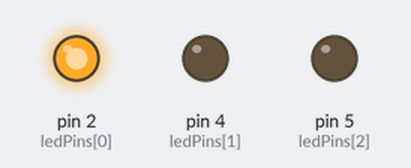
The sketch below on a simulated Arduino Uno, built with avr-gcc and run on an emulated ATmega328P. Parts: output pins drawn as LEDs (lit = HIGH).

Above: at 0.1 s.
At 0.8 s:
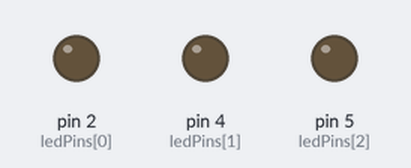
At 2.5 s:
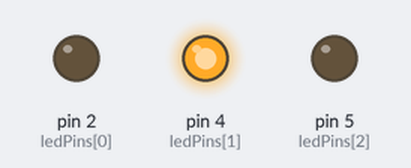
At 4.9 s:
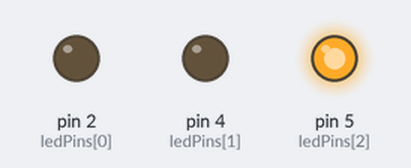
Timing chart, 0 to 5.2 s (numbered marks = the images above):
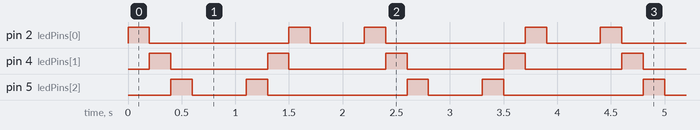

Measured:
- by itself, pin 2 (ledPins[0]): repeats every 2.2 s: LOW 1.3 s, HIGH 0.20 s, LOW 0.50 s, HIGH 0.20 s
- by itself, pin 4 (ledPins[1]): alternates HIGH for 0.20 s and LOW for 0.90 s
- by itself, pin 5 (ledPins[2]): repeats every 2.2 s: LOW 0.50 s, HIGH 0.20 s, LOW 1.3 s, HIGH 0.20 s

The sketch:

Multi_led.ino
```cpp
const int ledPins[] = {2, 4, 5};
const int ledCount = 3;

void setup() {
  for (int index = 0; index < ledCount; index++) {
    pinMode(ledPins[index], OUTPUT);
  }
}

void loop() {
  for (int index = 0; index < ledCount; index++) {
    digitalWrite(ledPins[index], HIGH);
    delay(200);
    digitalWrite(ledPins[index], LOW);
  }

  delay(500);

  for (int index = ledCount - 1; index >= 0; index--) {
    digitalWrite(ledPins[index], HIGH);
    delay(200);
    digitalWrite(ledPins[index], LOW);
  }

  delay(500);
}
```
